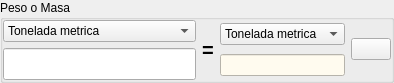
            <widget class="QGroupBox" name="groupBox_16">
             <property name="maximumSize">
              <size>
               <width>16777215</width>
               <height>82</height>
              </size>
             </property>
             <property name="title">
              <string>Peso o Masa</string>
             </property>
             <layout class="QGridLayout" name="gridLayout_43">
              <property name="leftMargin">
               <number>0</number>
              </property>
              <property name="topMargin">
               <number>0</number>
              </property>
              <property name="rightMargin">
               <number>0</number>
              </property>
              <property name="bottomMargin">
               <number>0</number>
              </property>
              <item row="1" column="0">
               <layout class="QGridLayout" name="gridLayout_44">
                <item row="0" column="0">
                 <widget class="QComboBox" name="comboBox_21">
                  <property name="focusPolicy">
                   <enum>Qt::NoFocus</enum>
                  </property>
                  <item>
                   <property name="text">
                    <string>Tonelada metrica</string>
                   </property>
                  </item>
                  <item>
                   <property name="text">
                    <string>Kilogramo</string>
                   </property>
                  </item>
                  <item>
                   <property name="text">
                    <string>Gramo</string>
                   </property>
                  </item>
                  <item>
                   <property name="text">
                    <string>Miligramo</string>
                   </property>
                  </item>
                  <item>
                   <property name="text">
                    <string>Microgramo</string>
                   </property>
                  </item>
                  <item>
                   <property name="text">
                    <string>Tonelada larga</string>
                   </property>
                  </item>
                  <item>
                   <property name="text">
                    <string>Tonelada corta</string>
                   </property>
                  </item>
                  <item>
                   <property name="text">
                    <string>Piedra</string>
                   </property>
                  </item>
                  <item>
                   <property name="text">
                    <string>Libra</string>
                   </property>
                  </item>
                  <item>
                   <property name="text">
                    <string>Onza</string>
                   </property>
                  </item>
                 </widget>
                </item>
                <item row="1" column="0">
                 <widget class="QLineEdit" name="lineEdit_42">
                  <property name="font">
                   <font>
                    <pointsize>15</pointsize>
                    <weight>75</weight>
                    <bold>true</bold>
                   </font>
                  </property>
                  <property name="alignment">
                   <set>Qt::AlignRight|Qt::AlignTrailing|Qt::AlignVCenter</set>
                  </property>
                 </widget>
                </item>
               </layout>
              </item>
              <item row="1" column="1">
               <widget class="QLabel" name="label_50">
                <property name="font">
                 <font>
                  <pointsize>15</pointsize>
                  <weight>75</weight>
                  <bold>true</bold>
                 </font>
                </property>
                <property name="text">
                 <string>=</string>
                </property>
               </widget>
              </item>
              <item row="1" column="2">
               <layout class="QGridLayout" name="gridLayout_45">
                <item row="1" column="0">
                 <widget class="QLineEdit" name="lineEdit_43">
                  <property name="enabled">
                   <bool>true</bool>
                  </property>
                  <property name="font">
                   <font>
                    <weight>75</weight>
                    <bold>true</bold>
                   </font>
                  </property>
                  <property name="focusPolicy">
                   <enum>Qt::NoFocus</enum>
                  </property>
                  <property name="styleSheet">
                   <string notr="true">color: rgb(0, 0, 255);
background-color: rgb(255, 251, 239);</string>
                  </property>
                  <property name="alignment">
                   <set>Qt::AlignRight|Qt::AlignTrailing|Qt::AlignVCenter</set>
                  </property>
                  <property name="readOnly">
                   <bool>true</bool>
                  </property>
                 </widget>
                </item>
                <item row="0" column="0">
                 <widget class="QComboBox" name="comboBox_22">
                  <property name="focusPolicy">
                   <enum>Qt::NoFocus</enum>
                  </property>
                  <item>
                   <property name="text">
                    <string>Tonelada metrica</string>
                   </property>
                  </item>
                  <item>
                   <property name="text">
                    <string>Kilogramo</string>
                   </property>
                  </item>
                  <item>
                   <property name="text">
                    <string>Gramo</string>
                   </property>
                  </item>
                  <item>
                   <property name="text">
                    <string>Miligramo</string>
                   </property>
                  </item>
                  <item>
                   <property name="text">
                    <string>Microgramo</string>
                   </property>
                  </item>
                  <item>
                   <property name="text">
                    <string>Tonelada larga</string>
                   </property>
                  </item>
                  <item>
                   <property name="text">
                    <string>Tonelada corta</string>
                   </property>
                  </item>
                  <item>
                   <property name="text">
                    <string>Piedra</string>
                   </property>
                  </item>
                  <item>
                   <property name="text">
                    <string>Libra</string>
                   </property>
                  </item>
                  <item>
                   <property name="text">
                    <string>Onza</string>
                   </property>
                  </item>
                 </widget>
                </item>
                <item row="0" column="1" rowspan="2">
                 <widget class="QPushButton" name="pushButton_18">
                  <property name="icon">
                   <iconset resource="recoverdrake.qrc">
                    <normaloff>:/Imagenes/sustituir.png</normaloff>:/Imagenes/sustituir.png</iconset>
                  </property>
                  <property name="iconSize">
                   <size>
                    <width>25</width>
                    <height>25</height>
                   </size>
                  </property>
                 </widget>
                </item>
               </layout>
              </item>
             </layout>
            </widget>
